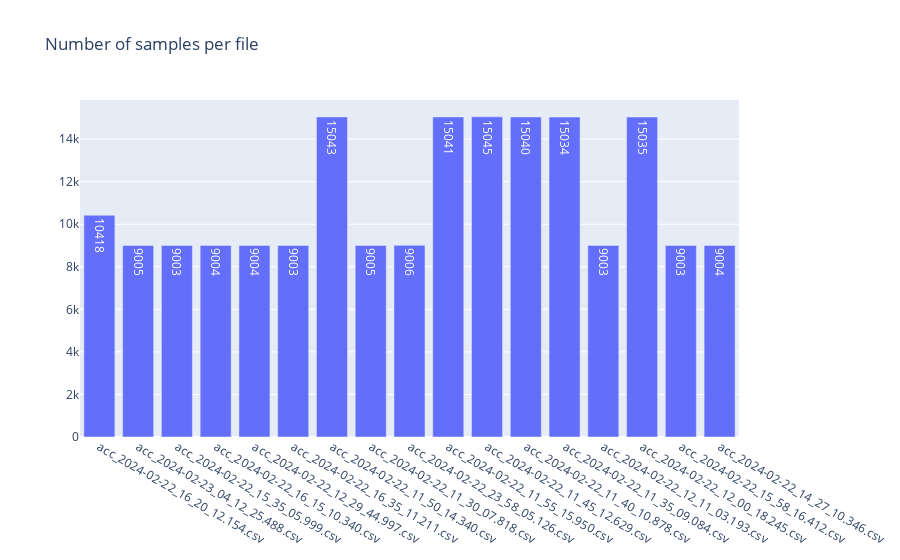
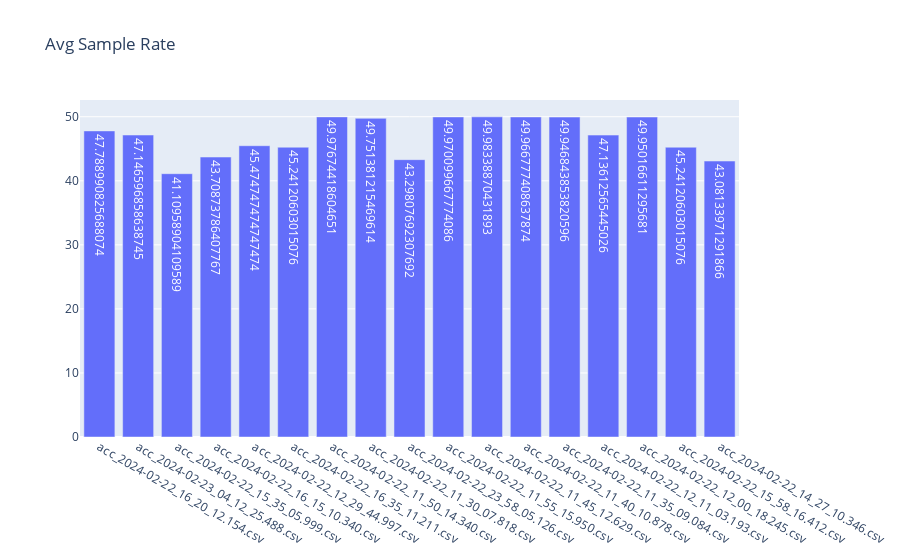

The notebook cell these images were saved under, in order:
### Code cell
file_count_acc,num_values_in_file,df_list_acc = file_count(directory_path, "acc")
